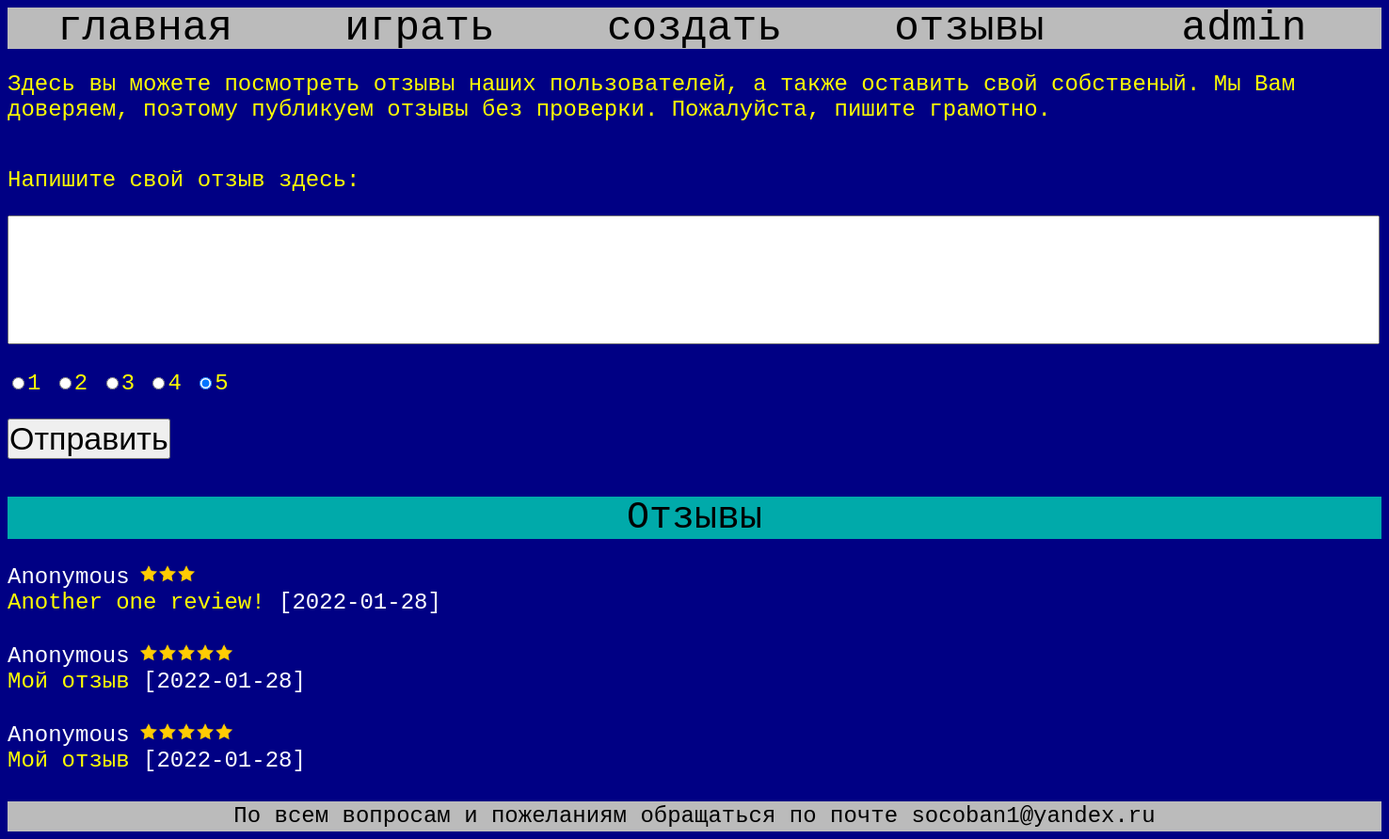
/review.php (signed in), run on the app's committed database.
### tables this page shows
CREATE TABLE `reviews` (
  `ID` int(11) NOT NULL,
  `AuthorID` int(11) NOT NULL,
  `Time` date NOT NULL,
  `Text` text NOT NULL,
  `Mark` int(11) NOT NULL
);

### modules/Content.php (the view, shortened to what this page needs)
<?php
function PrintReviews($link)
{
    $reviewsResource = mysqli_query($link, "SELECT * FROM `Reviews` ORDER BY `ID` DESC");
    while ($reviews = mysqli_fetch_assoc($reviewsResource))
    {
        if ($reviews['AuthorID'] == -1)
        $author = "Anonymous";
        else
        {
            $authorResource = mysqli_query($link, "SELECT * FROM `Users` WHERE `ID`=" . $reviews['AuthorID']);
            $author = mysqli_fetch_assoc($authorResource)["login"];
        }
        echo "<div class=\"reviews\">";
        echo    "<div class=\"author_and_mark\">";
        echo        "<div class=\"author\">" . $author . "</div>";
        echo        "<div class=\"mark\" style=\"width:" . $reviews['Mark'] * 20 . "px\"></div>";
        echo    "</div>";
        echo    "<div>" . $reviews['Text'] . " ";
        echo    "<span class=\"time\">[".$reviews['Time']."]</span></div>";
        echo "</div>";
    }
}

### css/reviews.css (style rules this page uses)
* { padding: 0; font-family: monospace; }
body { display: flex; flex-direction: column; justify-content: space-between; background-color: rgb(0, 0, 132); }
.reviews { color: rgb(255, 255, 0); font-weight: normal; font-size: 3vh; margin-bottom: 30px; }
.author_and_mark { display: flex; }
.author { color: rgb(255, 255, 255); }
.mark { margin-left: 10px; background-image: url(../pics\\stars.png); background-position: left top; background-size:cover; height: 20px; }
.time { color: rgb(255, 255, 255); }

### data on the page
reviews: AuthorID "Anonymous", Text "Another one review!", Time "2022-01-28"
reviews: AuthorID "Anonymous", Text "Мой отзыв", Time "2022-01-28"
reviews: AuthorID "Anonymous", Text "Мой отзыв", Time "2022-01-28"

### other printed values
$home "главная"
$play "играть"
$create "создать"
$reviews "отзывы"
$enterHeaderWord "admin"
